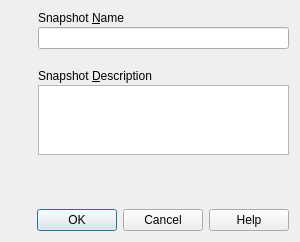
<ui version="4.0" >
 <comment>
 VBox frontends: Qt4 GUI ("VirtualBox"):

 Copyright (C) 2008-2016 Oracle Corporation

 This file is part of VirtualBox Open Source Edition (OSE), as
 available from http://www.virtualbox.org. This file is free software;
 you can redistribute it and/or modify it under the terms of the GNU
 General Public License (GPL) as published by the Free Software
 Foundation, in version 2 as it comes in the "COPYING" file of the
 VirtualBox OSE distribution. VirtualBox OSE is distributed in the
 hope that it will be useful, but WITHOUT ANY WARRANTY of any kind.
 </comment>
 <class>VBoxTakeSnapshotDlg</class>
 <widget class="QDialog" name="VBoxTakeSnapshotDlg">
  <property name="geometry">
   <rect>
    <x>0</x>
    <y>0</y>
    <width>300</width>
    <height>240</height>
   </rect>
  </property>
  <property name="windowTitle" >
   <string>Take Snapshot of Virtual Machine</string>
  </property>
  <layout class="QGridLayout">
   <property name="spacing">
    <number>20</number>
   </property>
   <item rowspan="2" row="0" column="0">
    <layout class="QVBoxLayout">
     <item>
      <widget class="QLabel" name="mLbIcon">
       <property name="sizePolicy" >
        <sizepolicy vsizetype="Preferred" hsizetype="Maximum">
         <horstretch>0</horstretch>
         <verstretch>0</verstretch>
        </sizepolicy>
       </property>
      </widget>
     </item>
     <item>
      <spacer>
       <property name="orientation">
        <enum>Qt::Vertical</enum>
       </property>
       <property name="sizeHint">
        <size>
         <width>0</width>
         <height>0</height>
        </size>
       </property>
      </spacer>
     </item>
    </layout>
   </item>
   <item row="0" column="1">
    <layout class="QVBoxLayout">
     <property name="spacing">
      <number>2</number>
     </property>
     <item>
      <widget class="QLabel" name="mLbName">
       <property name="text" >
        <string>Snapshot &amp;Name</string>
       </property>
       <property name="buddy" >
        <cstring>mLeName</cstring>
       </property>
      </widget>
     </item>
     <item>
      <widget class="QLineEdit" name="mLeName"/>
     </item>
    </layout>
   </item>
   <item row="1" column="1">
    <layout class="QVBoxLayout">
     <property name="spacing">
      <number>2</number>
     </property>
     <item>
      <widget class="QLabel" name="mLbDescription">
       <property name="text">
        <string>Snapshot &amp;Description</string>
       </property>
       <property name="buddy">
        <cstring>mTeDescription</cstring>
       </property>
      </widget>
     </item>
     <item>
      <widget class="QTextEdit" name="mTeDescription"/>
     </item>
    </layout>
   </item>
   <item row="2" column="0" colspan="2">
    <widget class="QILabel" name="mLbInfo">
     <property name="sizePolicy" >
      <sizepolicy vsizetype="Preferred" hsizetype="Preferred">
       <horstretch>0</horstretch>
       <verstretch>0</verstretch>
      </sizepolicy>
     </property>
     <property name="wordWrap">
      <bool>true</bool>
     </property>
    </widget>
   </item>
   <item row="3" column="0" colspan="2">
    <widget class="QIDialogButtonBox" name="mButtonBox">
     <property name="standardButtons">
      <set>QDialogButtonBox::Cancel|QDialogButtonBox::Help|QDialogButtonBox::NoButton|QDialogButtonBox::Ok</set>
     </property>
    </widget>
   </item>
  </layout>
 </widget>
 <customwidgets>
  <customwidget>
   <class>QILabel</class>
   <extends>QLabel</extends>
   <header>QILabel.h</header>
  </customwidget>
  <customwidget>
   <class>QIDialogButtonBox</class>
   <extends>QDialogButtonBox</extends>
   <header>QIDialogButtonBox.h</header>
  </customwidget>
 </customwidgets>
 <resources/>
 <connections>
  <connection>
   <sender>mButtonBox</sender>
   <signal>accepted()</signal>
   <receiver>VBoxTakeSnapshotDlg</receiver>
   <slot>accept()</slot>
   <hints>
    <hint type="sourcelabel">
     <x>156</x>
     <y>216</y>
    </hint>
    <hint type="destinationlabel">
     <x>156</x>
     <y>119</y>
    </hint>
   </hints>
  </connection>
  <connection>
   <sender>mButtonBox</sender>
   <signal>rejected()</signal>
   <receiver>VBoxTakeSnapshotDlg</receiver>
   <slot>reject()</slot>
   <hints>
    <hint type="sourcelabel">
     <x>156</x>
     <y>216</y>
    </hint>
    <hint type="destinationlabel">
     <x>156</x>
     <y>119</y>
    </hint>
   </hints>
  </connection>
 </connections>
</ui>
